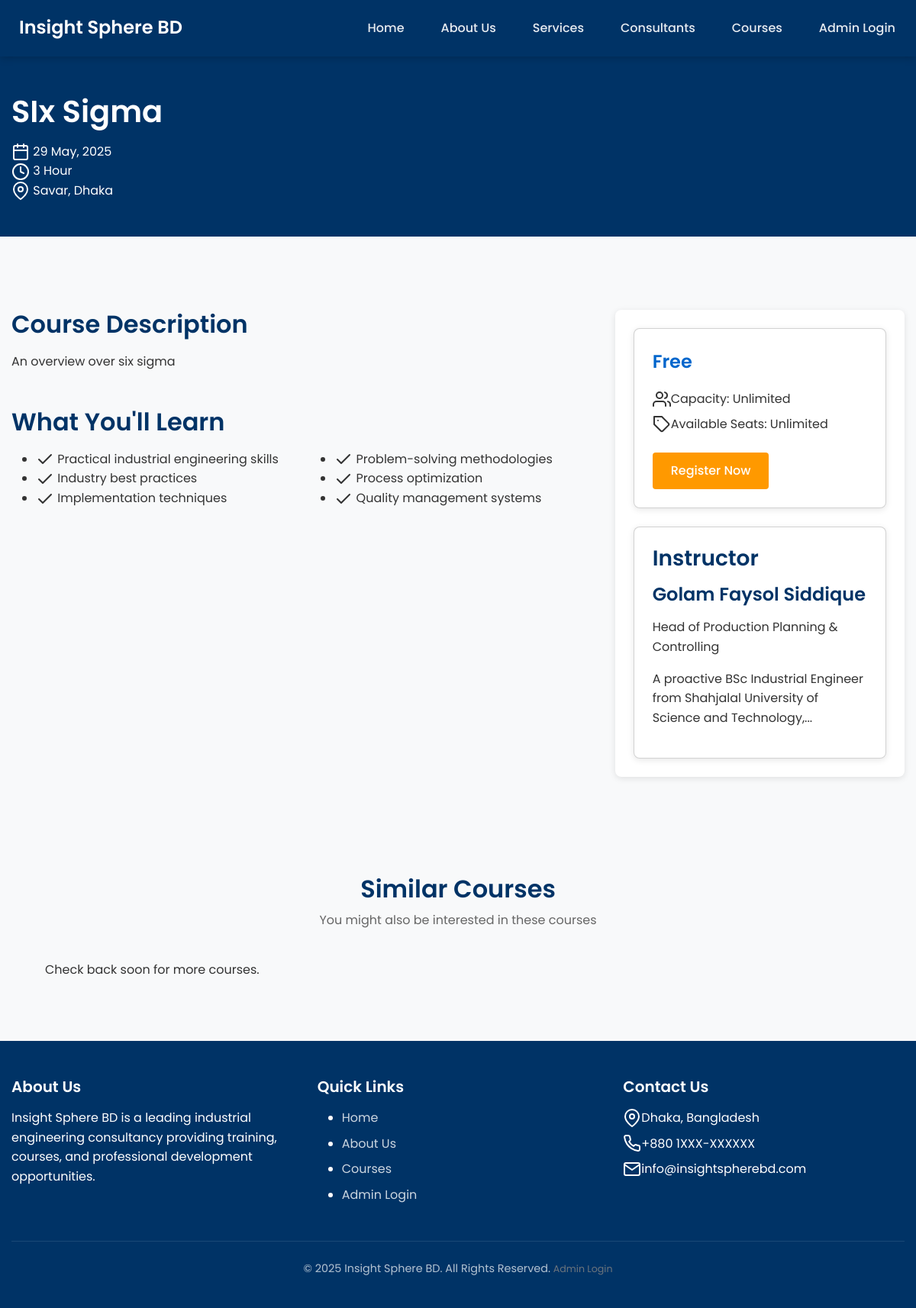
/course/2, run on the app's committed database.
### models.py (models this page shows, shortened)
class Course(db.Model):
    id = db.Column(db.Integer, primary_key=True)
    title = db.Column(db.String(100), nullable=False)
    description = db.Column(db.Text)
    date = db.Column(db.DateTime)
    duration = db.Column(db.String(50))  # e.g., "3 days", "2 weeks"
    fee = db.Column(db.Float, default=0.0)
    capacity = db.Column(db.Integer)
    location = db.Column(db.String(100))
    is_online = db.Column(db.Boolean, default=True)
    session_link = db.Column(db.String(255))  # Zoom, Google Meet, etc.
    is_published = db.Column(db.Boolean, default=False)
    created_at = db.Column(db.DateTime, default=datetime.utcnow)
    registration_open = db.Column(db.Boolean, default=True)
    payment_methods = db.Column(db.String(255), default='stripe,sslcommerz,manual')  # Comma-separated list of payment methods
    allow_bkash = db.Column(db.Boolean, default=True)  # via SSLCommerz
    allow_nagad = db.Column(db.Boolean, default=True)  # via SSLCommerz
    allow_rocket = db.Column(db.Boolean, default=True)  # via SSLCommerz
    allow_cards = db.Column(db.Boolean, default=True)  # via Stripe or SSLCommerz
    creator_id = db.Column(db.Integer, db.ForeignKey('user.id'))
    creator = db.relationship('User', foreign_keys=[creator_id])
    videos = db.relationship('CourseVideo', backref='course', lazy=True)
    materials = db.relationship('CourseMaterial', backref='course', lazy=True)
    def available_seats(self):
        return self.capacity - self.participants.count() if self.capacity else "Unlimited"

class User(UserMixin, db.Model):
    id = db.Column(db.Integer, primary_key=True)
    username = db.Column(db.String(64), unique=True, nullable=False)
    email = db.Column(db.String(120), unique=True, nullable=False)
    password_hash = db.Column(db.String(256))
    full_name = db.Column(db.String(100))
    phone = db.Column(db.String(20))
    role = db.Column(db.String(20), default='user')  # user, admin, super_admin, consultant
    created_at = db.Column(db.DateTime, default=datetime.utcnow)
    courses = db.relationship('Course', secondary=registrations,
                             backref=db.backref('participants', lazy='dynamic'))
    payments = db.relationship('Payment', backref='user', lazy=True)
    certificates = db.relationship('Certificate', backref='user', lazy=True)
    is_consultant = db.Column(db.Boolean, default=False)
    bio = db.Column(db.Text)
    position = db.Column(db.String(100))
    photo_url = db.Column(db.String(255))
    photo_filename = db.Column(db.String(255), nullable=True)
    cv_filename = db.Column(db.String(255), nullable=True)

### routes/public.py (the view)
@public_bp.route('/course/<int:course_id>')
def course_detail(course_id):
    course = Course.query.get_or_404(course_id)
    if not course.is_published:
        abort(404)
    is_registered = False
    if current_user.is_authenticated:
        is_registered = course.is_registered(current_user)
    return render_template('course_detail.html',
                         title=course.title,
                         course=course,
                         is_registered=is_registered)

### app.py (called while the page is built)
@app.context_processor
def inject_config():
    from datetime import datetime
    return {'config': app.config, 'now': datetime.utcnow()}

### templates/course_detail.html (shortened to what this page needs)
{% extends "layout.html" %}
{% block content %}
<section class="course-header">
    <div class="container">
        <h1>{{ course.title }}</h1>
        <div class="course-meta-header">
            <div><i data-feather="calendar"></i>
                {% if course.date %}
                    {{ course.date.strftime('%d %B, %Y') }}
                {% else %}
                    Flexible Schedule
                {% endif %}
            </div>
            <div><i data-feather="clock"></i> {{ course.duration }}</div>
            <div><i data-feather="map-pin"></i>
                {% if course.is_online %}
                    Online
                {% else %}
                    {{ course.location }}
                {% endif %}
            </div>
        </div>
    </div>
</section>
<section class="section">
    <div class="container">
        <div class="course-details">
            <div class="course-content">
                <h2>Course Description</h2>
                <div class="course-description">
                    {{ course.description|safe }}
                </div>
                <div class="mt-5">
                    <h2>What You'll Learn</h2>
                    <div class="mt-3">
                        <div class="row">
                            <div class="col-md-6">
                                <ul class="course-outcomes">
                                    <li><i data-feather="check"></i> Practical industrial engineering skills</li>
                                    <li><i data-feather="check"></i> Industry best practices</li>
                                    <li><i data-feather="check"></i> Implementation techniques</li>
                                </ul>
                            </div>
                            <div class="col-md-6">
                                <ul class="course-outcomes">
                                    <li><i data-feather="check"></i> Problem-solving methodologies</li>
                                    <li><i data-feather="check"></i> Process optimization</li>
                                    <li><i data-feather="check"></i> Quality management systems</li>
                                </ul>
                            </div>
                        </div>
                    </div>
                </div>
            </div>
            <div class="course-sidebar">
                <div class="card">
                    <div class="card-content">
                        <div class="price">
                            {% if course.fee > 0 %}
                                {{ course.fee }} BDT
                            {% else %}
                                Free
                            {% endif %}
                        </div>
                        <div class="course-meta">
                            <div>
                                <i data-feather="users"></i>
                                <span>Capacity: {{ course.capacity if course.capacity else 'Unlimited' }}</span>
                            </div>
                            <div>
                                <i data-feather="tag"></i>
                                <span>Available Seats: {{ course.available_seats() }}</span>
                            </div>
                        </div>
                        <div class="mt-4">
                            {% if course.registration_open %}
                                {% if is_registered %}
                                    <div class="alert alert-success">
                                        <i data-feather="check-circle"></i> You are registered for this course
                                    </div>
                                    <a href="{{ url_for('user.course_access', course_id=course.id) }}" class="btn btn-primary btn-block">
                                        Access Course
                                    </a>
                                {% else %}
                                    <a href="{{ url_for('public.register_course', course_id=course.id) }}" class="btn btn-primary btn-block">
                                        Register Now
                                    </a>
                                {% endif %}
                            {% else %}
                                <div class="alert alert-warning">
                                    <i data-feather="alert-circle"></i> Registration is currently closed
                                </div>
                            {% endif %}
                        </div>
                    </div>
                </div>
                {% if course.creator and course.creator.is_consultant %}
                    <div class="card mt-4">
                        <div class="card-content">
                            <h3>Instructor</h3>
                            <div class="instructor">
                                <h4>{{ course.creator.full_name }}</h4>
                                <p>{{ course.creator.position }}</p>
                                <div class="instructor-bio">
                                    {{ course.creator.bio|truncate(100)|safe }}
                                </div>
                            </div>
                        </div>
                    </div>
                {% endif %}
            </div>
        </div>
    </div>
</section>
<section class="section bg-light">
    <div class="container">
        <div class="section-title">
            <h2>Similar Courses</h2>
            <p>You might also be interested in these courses</p>
        </div>
        <div class="course-grid">
            {% set related_courses = courses|default([]) %}
            {% if related_courses|length > 0 %}
                {% for related_course in related_courses %}
                    {% if related_course.id != course.id and loop.index <= 3 %}
                        <div class="card">
                            <div class="card-content">
                                <h3 class="card-title">{{ related_course.title }}</h3>
                                <div class="card-meta">
                                    <div>
                                        <i data-feather="calendar"></i>
                                        {% if related_course.date %}
                                            {{ related_course.date.strftime('%d %b, %Y') }}
                                        {% else %}
                                            Flexible
                                        {% endif %}
                                    </div>
                                    <div>
                                        <i data-feather="tag"></i>
                                        {% if related_course.fee > 0 %}
                                            {{ related_course.fee }} BDT
                                        {% else %}
                                            Free
                                        {% endif %}
                                    </div>
                                </div>
                                <p class="card-text">{{ related_course.description|truncate(100) }}</p>
                                <a href="{{ url_for('public.course_detail', course_id=related_course.id) }}" class="btn btn-primary">Learn More</a>
                            </div>
                        </div>
                    {% endif %}
                {% endfor %}
            {% else %}
                <div class="col-12 text-center">
                    <p>Check back soon for more courses.</p>
                </div>
            {% endif %}
        </div>
    </div>
</section>
{% endblock %}

### static/css/main.css (style rules this page uses)
:root { --primary-color: #0066cc; --secondary-color: #003366; --accent-color: #ff9900; --text-color: #333333; --light-color: #f8f9fa; --light-gray: #f0f0f0; --medium-gray: #dddddd; --dark-gray: #666666; --font-family: 'Poppins', 'Roboto', sans-serif; }
body { font-family: var(--font-family); color: var(--text-color); line-height: 1.6; margin: 0; padding: 0; background-color: var(--light-color); }
a { color: var(--primary-color); text-decoration: none; }
h1, h2, h3, h4, h5, h6 { font-weight: 600; margin-top: 0; margin-bottom: 1rem; color: var(--secondary-color); }
.container { max-width: 1200px; margin: 0 auto; padding: 0 15px; }
.btn { display: inline-block; font-weight: 500; padding: 0.75rem 1.5rem; border-radius: 4px; border: none; cursor: pointer; transition: all 0.2s ease; text-align: center; }
.btn-primary { background-color: var(--accent-color); color: white; }
.section { padding: 4rem 0; }
.section-title { text-align: center; margin-bottom: 2.5rem; }
.section-title h2 { font-size: 2rem; margin-bottom: 0.5rem; }
.section-title p { color: var(--dark-gray); max-width: 600px; margin: 0 auto; }
.card { background-color: white; border-radius: 8px; box-shadow: 0 2px 8px rgba(0, 0, 0, 0.1); overflow: hidden; transition: transform 0.3s ease, box-shadow 0.3s ease; }
.card-content { padding: 1.5rem; }
.course-grid { display: grid; grid-template-columns: repeat(auto-fill, minmax(300px, 1fr)); gap: 2rem; }
.course-header { background-color: var(--secondary-color); color: white; padding: 3rem 0; margin-bottom: 2rem; }
.course-header h1 { color: white; margin-bottom: 1rem; }
.course-details { display: grid; grid-template-columns: 2fr 1fr; gap: 2rem; }
.course-sidebar { background-color: white; border-radius: 8px; box-shadow: 0 2px 8px rgba(0, 0, 0, 0.1); padding: 1.5rem; }
.course-sidebar .price { font-size: 1.5rem; font-weight: 600; margin-bottom: 1rem; color: var(--primary-color); }
.course-meta { margin-bottom: 1.5rem; }
.course-meta div { display: flex; align-items: center; margin-bottom: 0.5rem; }

### data on the page
Course: title "SIx Sigma", date "29 May, 2025", duration "3 Hour", location "Savar, Dhaka", description "An overview over six sigma", capacity "Unlimited", available_seats "Unlimited"
User: creator.full_name "Golam Faysol Siddique", creator.position "Head of Production Planning & Controlling", creator.bio "A proactive BSc Industrial Engineer from Shahjalal University of Science and Technology,..."
